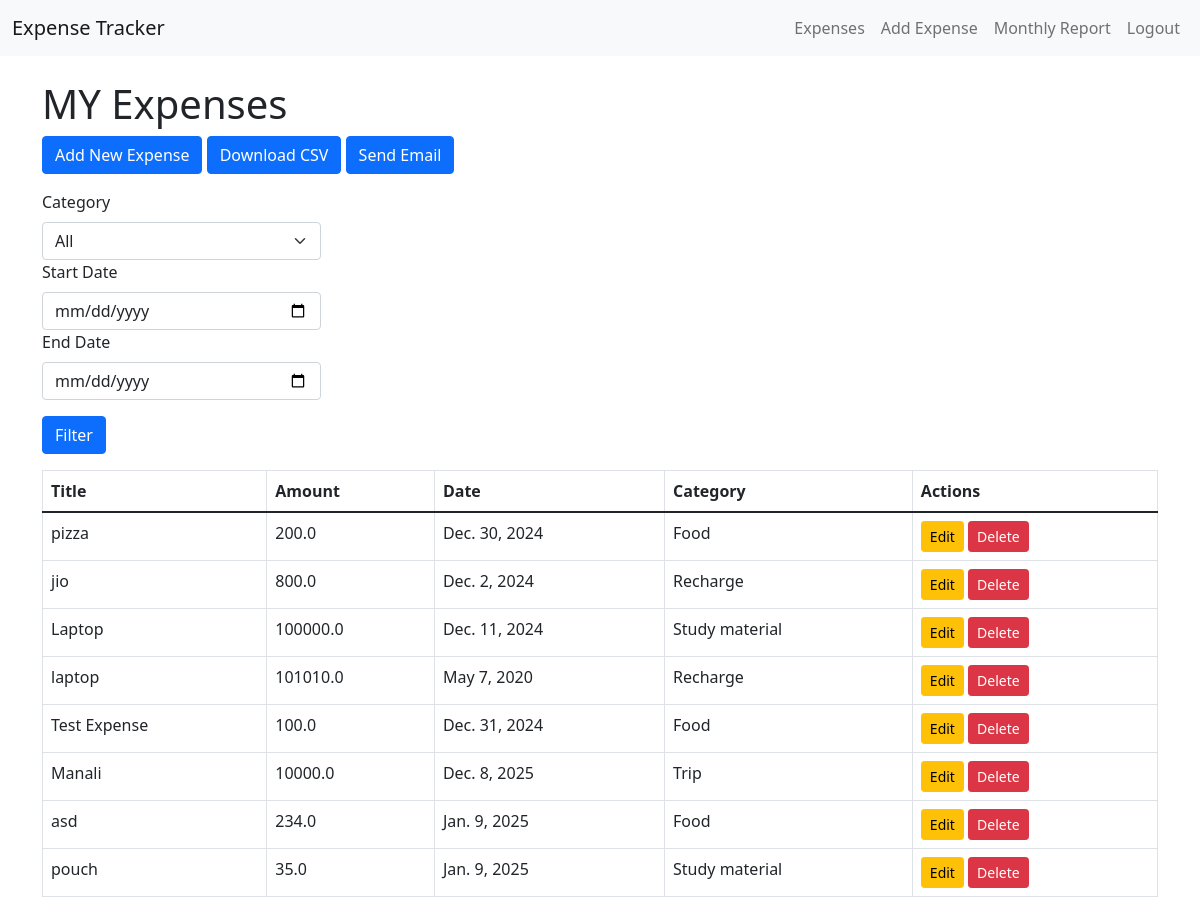
The app's page / (signed in) with its own data.
### tracker/models.py (models this page shows, shortened)
class Expense(models.Model):
    title = models.CharField(max_length=100)
    amount = models.FloatField()
    date = models.DateField()
    category = models.ForeignKey(Category, on_delete=models.SET_NULL, null=True)
    user = models.ForeignKey(User, on_delete=models.CASCADE)

class Category(models.Model):
    name = models.CharField(max_length=50)

### tracker/views.py (the view)
# urls.py: path('', views.expense_list, name='expense_list'),
@login_required
def expense_list(request):
    expenses = Expense.objects.filter(user=request.user)
    category_id = request.GET.get('category')
    start_date = request.GET.get('start_date')
    end_date = request.GET.get('end_date')
    if category_id:
        expenses = expenses.filter(category_id=category_id)
    if start_date and end_date:
        expenses = expenses.filter(date__range=[start_date, end_date])
    categories = Category.objects.all()
    return render(request, 'tracker/expense_list.html', {'expenses': expenses,'categories': categories,'selected category': category_id, 'start_date': start_date, 'end_date': end_date})

### tracker/templates/tracker/expense_list.html (shortened to what this page needs)
{% extends 'tracker/base.html' %}
{% block content %}
<h1>MY Expenses</h1>
<a href="{% url 'add_expense' %}" class="btn btn-primary mb-3">Add New Expense</a>
<a href="{% url 'export_csv' %}" class="btn btn-primary mb-3">Download CSV</a>
<a href="{% url 'send_email' %}" class="btn btn-primary mb-3">Send Email</a>
<form method="GET" class ="mb-3">
    <div class = "col-md-3">
        <label for="category" class="form-label">Category</label>
        <select name="category" id="category" class="form-select">
            <option value="">All</option>
        </select>
    </div>
    <div class="col-md-3">
        <label for="start_date" class="form-label">Start Date</label>
        <input type="date" name="start_date" id="start_date" class="form-control" value="{{ start_date }}">
    </div>
    <div class="col-md-3">
        <label for="end_date" class="form-label">End Date</label>
        <input type="date" name="end_date" id="end_date" class="form-control" value="{{ end_date }}">
    </div>
    <div class="col-md-3" d-flex align-items-end>
        <button type="submit" class="btn btn-primary mt-3">Filter</button>
    </div>
</form>
<table class="table table-bordered">
    <thead>
        <tr>
            <th>Title</th>
            <th>Amount</th>
            <th>Date</th>
            <th>Category</th>
            <th>Actions</th>
        </tr>
    </thead>
    <tbody>
        {% for expense in expenses %}
        <tr>
            <td>{{ expense.title }}</td>
            <td>{{ expense.amount }}</td>
            <td>{{ expense.date }}</td>
            <td>{{ expense.category.name }}</td>
            <td>
                <a href="{% url 'edit_expense' expense.id %}" class="btn btn-warning btn-sm">Edit</a>
                <a href="{% url 'delete_expense' expense.id %}" class="btn btn-danger btn-sm">Delete</a>
            </td>
        </tr>
        {% empty %}
        <tr>
            <td colspan="5" class="text-center">No expenses found.</td>
        </tr>
        {% endfor %}
    </tbody>
</table>
{% endblock %}

### records on screen
Expense: title "pizza", amount "200.0", date "Dec. 30, 2024", category.name "Food"
Expense: title "jio", amount "800.0", date "Dec. 2, 2024", category.name "Recharge"
Expense: title "Laptop", amount "100000.0", date "Dec. 11, 2024", category.name "Study material"
Expense: title "laptop", amount "101010.0", date "May 7, 2020", category.name "Recharge"
Expense: title "Test Expense", amount "100.0", date "Dec. 31, 2024", category.name "Food"
Expense: title "Manali", amount "10000.0", date "Dec. 8, 2025", category.name "Trip"
Expense: title "asd", amount "234.0", date "Jan. 9, 2025", category.name "Food"
Expense: title "pouch", amount "35.0", date "Jan. 9, 2025", category.name "Study material"
